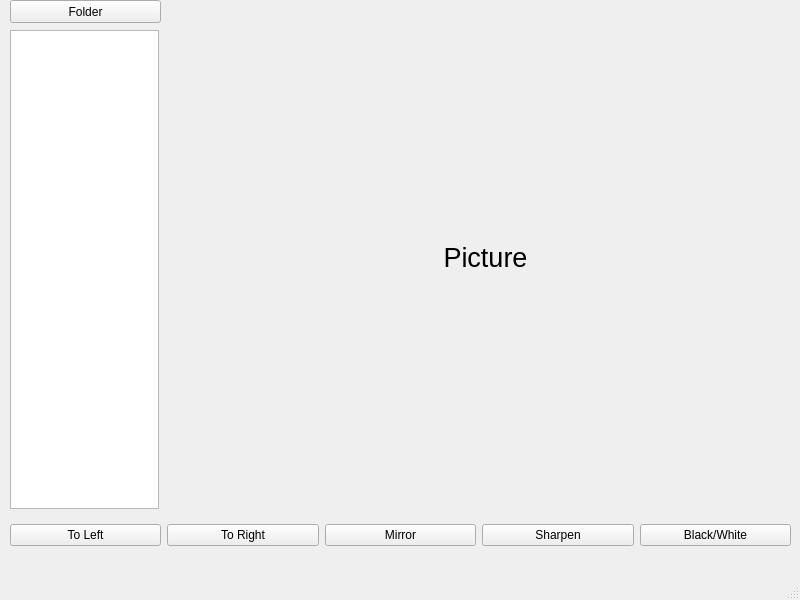
<?xml version="1.0" encoding="UTF-8"?>
<ui version="4.0">
 <class>MainWindow</class>
 <widget class="QMainWindow" name="MainWindow">
  <property name="geometry">
   <rect>
    <x>0</x>
    <y>0</y>
    <width>800</width>
    <height>600</height>
   </rect>
  </property>
  <property name="windowTitle">
   <string>MainWindow</string>
  </property>
  <widget class="QWidget" name="centralwidget">
   <widget class="QWidget" name="horizontalLayoutWidget">
    <property name="geometry">
     <rect>
      <x>10</x>
      <y>520</y>
      <width>781</width>
      <height>31</height>
     </rect>
    </property>
    <layout class="QHBoxLayout" name="horizontalLayout">
     <item>
      <widget class="QPushButton" name="left_btn">
       <property name="text">
        <string>To Left</string>
       </property>
      </widget>
     </item>
     <item>
      <widget class="QPushButton" name="right_btn">
       <property name="text">
        <string>To Right</string>
       </property>
      </widget>
     </item>
     <item>
      <widget class="QPushButton" name="mirror_btn">
       <property name="text">
        <string>Mirror</string>
       </property>
      </widget>
     </item>
     <item>
      <widget class="QPushButton" name="sharp_btn">
       <property name="text">
        <string>Sharpen</string>
       </property>
      </widget>
     </item>
     <item>
      <widget class="QPushButton" name="bw_btn">
       <property name="text">
        <string>Black/White</string>
       </property>
      </widget>
     </item>
    </layout>
   </widget>
   <widget class="QPushButton" name="choose_dir_btn">
    <property name="geometry">
     <rect>
      <x>10</x>
      <y>0</y>
      <width>151</width>
      <height>23</height>
     </rect>
    </property>
    <property name="text">
     <string>Folder</string>
    </property>
   </widget>
   <widget class="QListWidget" name="files_list">
    <property name="geometry">
     <rect>
      <x>10</x>
      <y>30</y>
      <width>149</width>
      <height>479</height>
     </rect>
    </property>
    <property name="cursor" stdset="0">
     <cursorShape>PointingHandCursor</cursorShape>
    </property>
   </widget>
   <widget class="QLabel" name="image_lb">
    <property name="geometry">
     <rect>
      <x>180</x>
      <y>12</y>
      <width>611</width>
      <height>491</height>
     </rect>
    </property>
    <property name="font">
     <font>
      <family>Segoe UI</family>
      <pointsize>20</pointsize>
     </font>
    </property>
    <property name="styleSheet">
     <string notr="true"/>
    </property>
    <property name="text">
     <string>Picture</string>
    </property>
    <property name="alignment">
     <set>Qt::AlignCenter</set>
    </property>
   </widget>
  </widget>
  <widget class="QMenuBar" name="menubar">
   <property name="geometry">
    <rect>
     <x>0</x>
     <y>0</y>
     <width>800</width>
     <height>21</height>
    </rect>
   </property>
  </widget>
  <widget class="QStatusBar" name="statusbar"/>
 </widget>
 <resources/>
 <connections/>
</ui>
